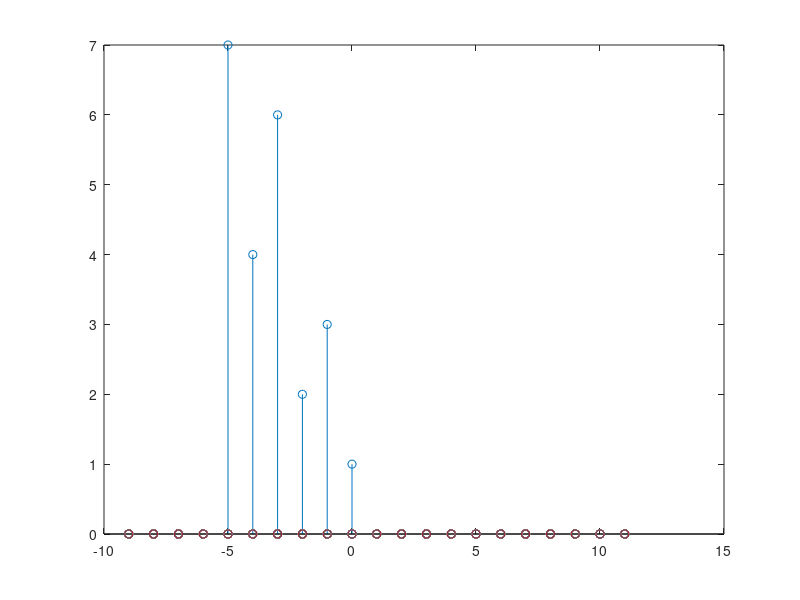
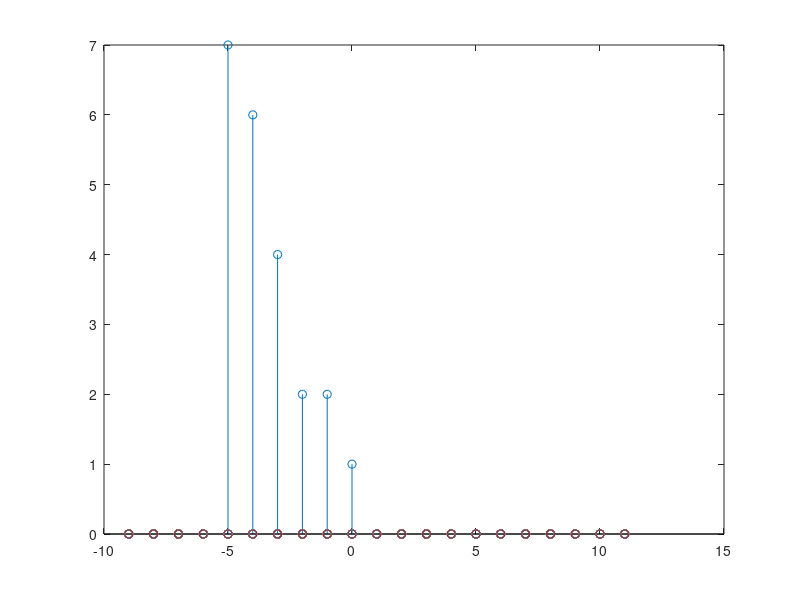
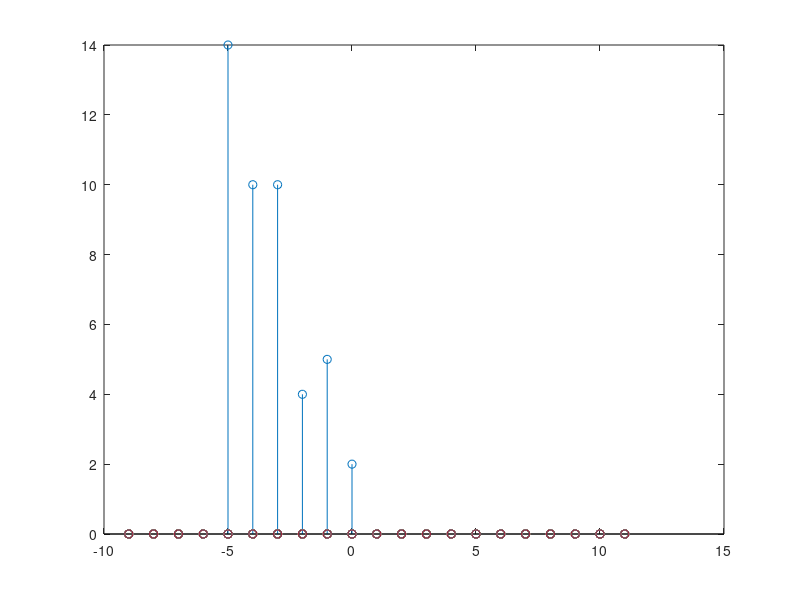

These charts were generated, in order, by the following MATLAB code:
clc
clear all
close all
T=-9:11;
sign1=zeros(21);
sign1(10)=1;
sign1(9)=3;
sign1(8)=2;
sign1(7)=6;
sign1(6)=4;
sign1(5)=7;
sign2=zeros(21)
sign2(10)=1;
sign2(9)=2;
sign2(8)=2;
sign2(7)=4;
sign2(6)=6;
sign2(5)=7;
stem(T,sign1);
figure;
stem(T,sign2);
figure;
sign3=sign1+sign2;
stem(T,sign3)
